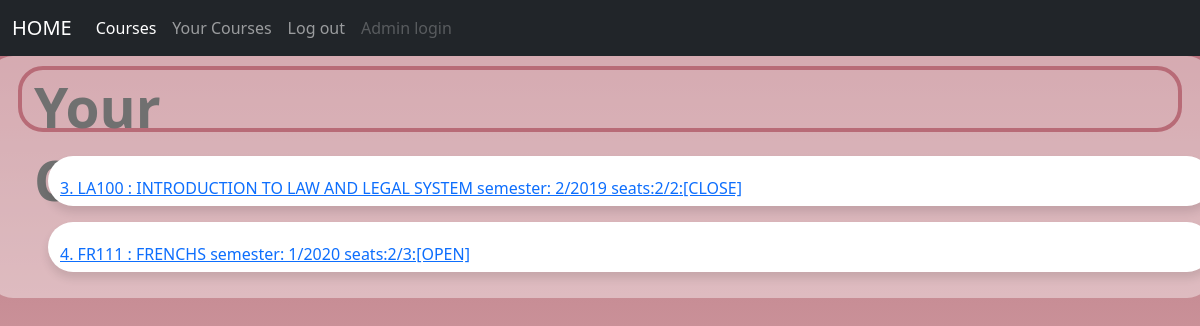
The page /users/studentcourse/ (signed in) on the database its author committed.
### courses/models.py (models this page shows, shortened)
class Course (models.Model):
    code = models.CharField(max_length=5)
    name = models.CharField(max_length=60)
    semester = models.IntegerField()
    year = models.IntegerField()
    quota = models.PositiveIntegerField(default =2)
    student = models.ManyToManyField(User, blank=True,related_name = "userses")
    status = models.BooleanField(default=True)
    def __str__(self):
        if (self.quota == self.student.all().count() ) or (self.status == False):
            return f"{self.id}. {self.code} : {self.name} semester: {self.semester}/{self.year} seats:{self.student.all().count()}/{self.quota}:[CLOSE]"
        return f"{self.id}. {self.code} : {self.name} semester: {self.semester}/{self.year} seats:{self.student.all().count()}/{self.quota}:[OPEN]"

### users/views.py (the view)
# urls.py: path('studentcourse/',views.studentcourse,name="studentcourse"),
def studentcourse(request):
    if not request.user.is_authenticated:
        return HttpResponseRedirect(reverse("users:login"))
    stucourse = request.user.userses.all()
    return render(request, "users/studentcourse.html",{
        "coursest" : stucourse
    })

### users/templates/users/studentcourse.html (shortened to what this page needs)
{% extends 'users/layout.html' %}
{% block body %}
{% load static %}
<link rel="stylesheet" type="text/css" href="{% static 'studentcourse.css'%}">
<html>
   <head>
         <link href="https://cdn.jsdelivr.net/npm/bootstrap@5.1.1/dist/css/bootstrap.min.css" rel="stylesheet">
                {% load static %}
                <link rel="stylesheet" type="text/css" href="{% static 'index.css'%}">
        </head>
        <body>
            <nav class="navbar navbar-expand-lg navbar-dark bg-dark">
          <div class="container-fluid">
            <a class="navbar-brand" href="{% url 'users:index' %}">HOME</a>
            <div class="collapse navbar-collapse" id="navbarNavAltMarkup">
          <div class="navbar-nav">
        <a class="nav-link active" aria-current="page" href="{% url 'courses:index' %}">Courses</a>
        <a class="nav-link" href="{% url 'users:studentcourse'%}">Your Courses</a>
        <a class="nav-link" href="{% url 'users:logout'%}">Log out</a>
        <a class="nav-link disabled">Admin login</a>
      </div>
    </div>
  </div>
</nav>
 <div class = "row">
    <div class="junny">
          <h1>Your Course </h1>
    </div>
    <p5><br/ ></p5>
            {%for cou in coursest %}
                <p><a href = "{% url 'courses:course' cou.id %}">{{cou}}</a1></p>
            {%endfor%}
 </div>
 </body>
{% endblock %}

### users/static/login.css (style rules this page uses)
html { height: 100%; }
body { margin:0; padding:0; background: linear-gradient(#B86B77, #C0838C, #CF989F, #D8ABB1, #E0BCBF); }

### courses/static/index.css (style rules this page uses)
h1 { top: 155px; left: 226px; width: 164px; height: 73px; text-align: left; font: normal normal bold 55px/73px Segoe UI; letter-spacing: 0px; color: #707070; opacity: 1; }

### users/static/studentcourse.css (style rules this page uses)
.row { background-color: rgba(255, 255, 255, 0.4); border-radius: 25px; margin : 10px 230px; padding : 10px 30px; opacity: 1; }
h1 { height: 30px; font: normal normal bold 55px/40px Segoe UI; letter-spacing: 0px; color: #3E2C34; opacity: 0.5; }
p { height: 50px; background: #FFFFFF 0% 0% no-repeat padding-box; box-shadow: 0px 6px 10px #0000001C; border-radius: 28px; opacity: 1; margin : 30px ; padding : 20px 20px 20px 20px; }
.junny { border-radius: 25px; border: 4px solid #B86B77 ; padding: 20px,20px; width: 600px; height: 66px; }

### rows shown on the page
Course: quota+id+code "3. LA100 : INTRODUCTION TO LAW AND LEGAL SYSTEM semester: 2/2019 seats:2/2:[CLOSE]"
Course: quota+id+status "4. FR111 : FRENCHS semester: 1/2020 seats:2/3:[OPEN]"
